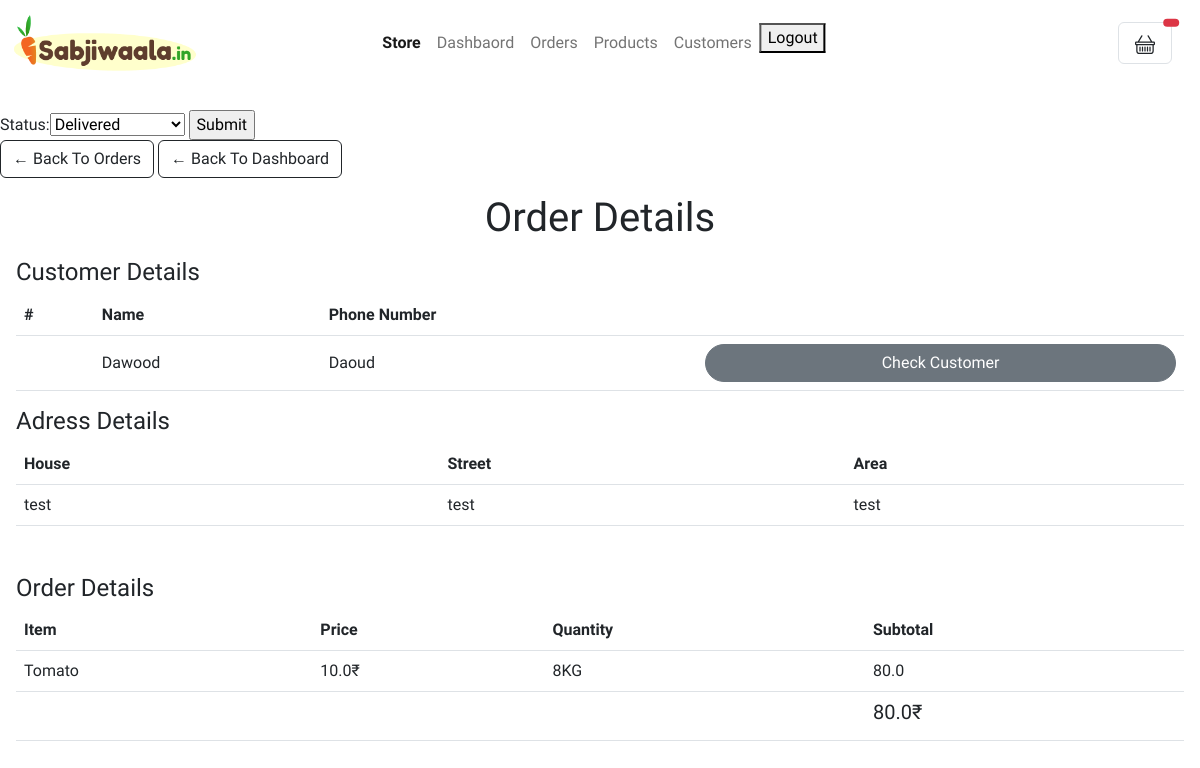
/orders/1 (signed in), run on the app's committed database.
### main/models.py (models this page shows, shortened)
class Order(models.Model):
    STATUS = (
        ("Pending","Pending"),
        ("Out For Delivery","Out For Delivery"),
        ("Delivered","Delivered"),
    )
    customer =  models.ForeignKey(Customer,blank=True, null=True, on_delete= models.SET_NULL)
    date_created = models.DateTimeField(auto_now_add=True)
    complete = models.BooleanField(default=False,null=True,blank=True)
    status = models.CharField(max_length=20,choices=STATUS,null=True)
    transaction_id = models.CharField(max_length=200,null=True)
    class Meta:
        ordering = ['-date_created']
    @property
    def get_cart_total(self):
        orderitems = self.orderitem_set.all()
        total  = sum([item.get_total for item in orderitems])
        return total

class Customer(models.Model):
    user = models.OneToOneField(User,blank=True,null=True,on_delete=models.CASCADE)
    name = models.CharField(max_length=200, null=True,blank=True)
    email = models.CharField(max_length=200, null=True, blank=True)
    phone = models.CharField(max_length=200, null=True, blank=True)

class ShippingAddress(models.Model):
    name =  models.CharField(max_length=200, null=True, blank=True)
    phone = models.CharField(max_length=200, null=True, blank=True)
    order =  models.ForeignKey(Order,blank=True, null=True, on_delete= models.SET_NULL)
    area =  models.CharField(max_length=200,null=True, blank= True)
    street = models.CharField(max_length=200,null=True, blank= True)
    house_no = models.CharField(max_length=200,null=True, blank= True)
    date_created = models.DateTimeField(auto_now_add=True)

class OrderItem(models.Model):
    product =  models.ForeignKey(Product,blank=True, null=True, on_delete= models.SET_NULL)
    order =  models.ForeignKey(Order,blank=True, null=True, on_delete= models.SET_NULL)
    quantity = models.IntegerField(default= 0 ,null=True, blank=True)
    date_created = models.DateTimeField(auto_now_add=True)
    @property
    def get_total(self):
        total = self.product.shop_price * self.quantity
        return total

class Product(models.Model):
    CATEGORY = (
        ("Fruit","Fruit"),
        ("Vegetable","Vegetable"),
    )
    name = models.CharField(max_length=200, null=True)
    market_price = models.FloatField(null=True)
    shop_price = models.FloatField(null=True)
    category = models.CharField(max_length=200, null=True, choices=CATEGORY)
    date_created = models.DateTimeField(auto_now_add=True, null=True)
    pic = models.ImageField(upload_to='products',default = 'default.png', null=True,blank=True)
    tag = models.ManyToManyField(Tag,blank=True)
    visibilty = models.BooleanField(default=True,blank=True,null=True)
    class Meta:
        ordering = ['date_created']

### main/views.py (the view)
# urls.py: path('orders/<int:pk>',views.orderDetail,name ='order_items'),
@login_required
@csrf_exempt
def orderDetail(request,pk):
    template_name = 'main/order_detail.html'
    order = Order.objects.get(id=pk)
    items = order.orderitem_set.all()
    addresses = order.shippingaddress_set.all()
    form = OrderUpdateForm(instance=order)
    if request.method == 'POST':
        form = OrderUpdateForm(request.POST, instance=order)
        if form.is_valid():
            form.save()
    context = {
        "addresses":addresses,
        "order":order,
        "items":items,
        "form":form,
    }
    return render(request,template_name,context)

### main/forms.py
class OrderUpdateForm(ModelForm):
    class Meta:
        model = Order
        fields = ['status']

### main/templates/main/order_detail.html
{% extends 'main/main.html' %}
{% block content %}
{% load static %}
<br>
<form method="POST">
  <div>
    {{form}}
    <input class="btn-secondary" type="submit" value="Submit">
  </div>
</form>
<div>
  <a  class="btn btn-outline-dark" href="{% url 'main:orders' %}">&#x2190; Back To Orders</a>
  <a  class="btn btn-outline-dark" href="{% url 'main:dashboard' %}">&#x2190; Back To Dashboard</a>
</div>
<div class="container-fluid p-3">
  <div class="text-center mb-3">
    <h1>Order Details</h1>
  </div>
  <h4>Customer Details</h4>
  <table class="table align-middle">
    <thead>
      <tr>
        <th scope="col">#</th>
        <th scope="col">Name</th>
        <th scope="col">Phone Number</th>
        <th scope="col"></th>
      </tr>
    </thead>
    <tbody>
      <tr>
        <th scope="row"></th>
        <td>{{order.customer.name}}</td>
        <td>{{order.customer.phone}}</td>
        <td><a href="{%url 'main:customer_orders' order.customer.id %}" class="btn   btn-secondary  rounded-pill d-block">Check Customer </a></td>
      </tr>
    </tbody>
  </table>
  <h4>Adress Details</h4>
  <table class="table align-middle">
    <thead>
      <tr>
        <th scope="col">House</th>
        <th scope="col">Street</th>
        <th scope="col">Area</th>
      </tr>
    </thead>
    <tbody>
      {% for address in addresses %}
      <tr>
        <td>{{address.house_no}}</td>
        <td>{{address.street}}</td>
        <td>{{address.area}}</td>
      </tr>
      {% endfor %}
    </tbody>
  </table>
  <h4 class="mt-5">Order Details</h4>
  <table class="table align-middle">
    <thead>
      <tr>
        <th scope="col">Item</th>
        <th scope="col">Price</th>
        <th scope="col">Quantity</th>
        <th scope="col">Subtotal</th>
      </tr>
    </thead>
    <tbody>
      {% for item in items %}
      <tr>
        <td>{{item.product.name}}</td>
        <td>{{item.product.shop_price}}₹</td>
        <td>{{item.quantity}}KG</td>
        <td>{{item.get_total}}</td>
      </tr>
      {% endfor %}
      <tr>
        <th scope="row"></th>
        <td></td>
        <td></td>
        <td><h5>{{order.get_cart_total}}₹</h5></td>
      </tr>
    </tbody>
  </table>
</div>
{%endblock%}

### main/templates/main/main.html (style rules this page uses)
body { font-family: 'Work Sans', sans-serif; }

### data on the page
Order: status "Delivered", customer.name "Dawood", customer.phone "Daoud", get_cart_total "80.0"
ShippingAddress: house_no "test", street "test", area "test"
OrderItem: product.name "Tomato", product.shop_price "10.0", quantity "8", get_total "80.0"
